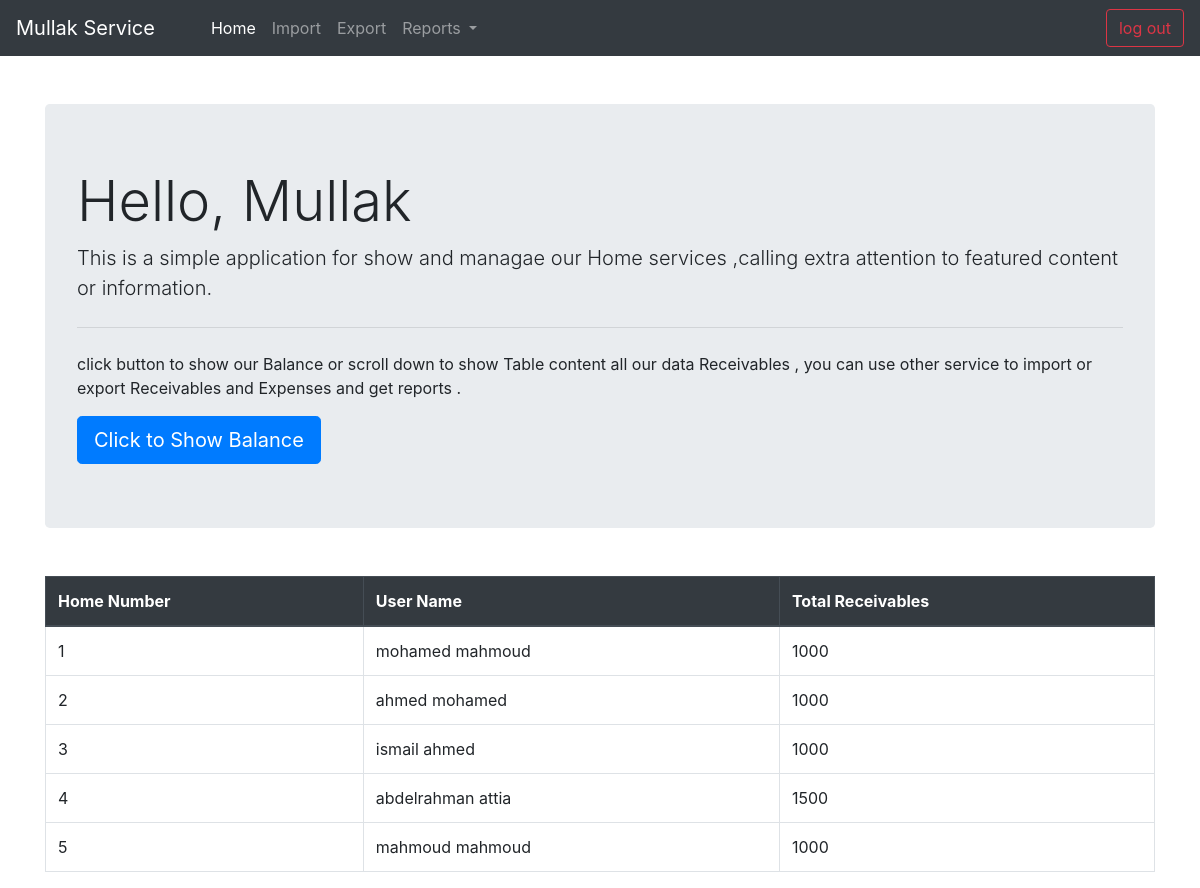
Screenshot of /home.php (signed in) with the database file from the repository.
### tables this page shows
CREATE TABLE `import` (
  `i_id` int(11) NOT NULL,
  `i_desc` varchar(255) NOT NULL,
  `amount` int(11) NOT NULL,
  `create_at` timestamp NOT NULL DEFAULT current_timestamp() ON UPDATE current_timestamp(),
  `create_date` date NOT NULL DEFAULT current_timestamp(),
  `user_id` int(11) NOT NULL
);

CREATE TABLE `users` (
  `user_id` int(11) NOT NULL,
  `username` varchar(255) NOT NULL,
  `pass` varchar(255) NOT NULL,
  `is_admin` tinyint(1) NOT NULL DEFAULT 0,
  `home_no` int(11) NOT NULL
);

### home.php (the view, shortened to what this page needs)
<!DOCTYPE html>
<html lang="en">
<head>
    <link rel="stylesheet" href="https://stackpath.bootstrapcdn.com/bootstrap/4.4.1/css/bootstrap.min.css">
</head>
<body>
    <?php
        include "connection.php";
        if(isset($_SESSION["username"]))
        {
            include "navbar.php";
            $newbalance=new totalamount();
            $balance=$newbalance->i_amount();
            $all=new views();
            $data=$all->all();
     ?>
        <section id="jump" class="mt-5">
            <div class="container">
                <div class="jumbotron">
                    <h1 class="display-4">Hello, Mullak</h1>
                    <p class="lead">This is a simple application for show and managae our Home services ,calling extra attention to featured content or information.</p>
                    <hr class="my-4">
                    <p>click button to show our Balance or scroll down to show Table content all our data Receivables , you can use other service to import or export Receivables and Expenses and get reports .</p>
                    <button type="button" class="btn btn-lg btn-primary popover-dismiss" data-toggle="popover" title="Balance" data-content="<?php echo $balance;?>  L.E">Click to Show Balance</button>
                </div>
            </div>
        </section>
                        <section id="table" class="mt-5">
                            <div class="container">
                                <table class="table table-bordered">
                                    <thead class="thead-dark">
                                        <tr>
                                        <th scope="col">Home Number</th>
                                        <th scope="col">User Name</th>
                                        <th scope="col">Total Receivables</th>
                                        </tr>
                                    </thead>
                                    <tbody>
                                        <?php
                                            if ($data->num_rows > 0) {
                                                while($row = $data->fetch_assoc()) {
                                                    echo "<tr>
                                                    <td>". $row["home_no"]."</td>
                                                    <td>". $row["username"]."</td>
                                                    <td>". $row["sum(import.amount)"]."</td>";
                                                }
                                            } else {
                                                echo "0 results";
                                            }
                                        ?>
                                    </tbody>
                                </table>
                                </div>
                        </section>
    <?php
        }else {
            header("location:index.php");
        }
    ?>
</body>
</html>

### connection.php (shortened to what this page needs)
<!DOCTYPE html>
<html lang="en">
<head>
    <link href="css/home.css" rel="stylesheet" type="text/css" />
</head>
<body>
    <?php
        class connect_db{
            function __construct()
            {
                $this->servername="localhost";
                $this->username="root";
                $this->password="";
                $this->dbname="mullak_service";
                $this->conn = new mysqli($this->servername, $this->username, $this->password,$this->dbname);
            }
        }
                        ?>
                        <?php
        class totalamount extends connect_db{
            function i_amount()
            {
                $query="SELECT SUM(amount) FROM import";
                $result = $this->conn->query($query);
                if ($result->num_rows > 0) {
                    while($row = $result->fetch_assoc()) {
                       $i_total= $row["SUM(amount)"];
                       return $this->e_amount($i_total);
                    }
                } else {
                    echo "0 results";
                }
            }
            function e_amount($i_total)
            {
                $query="SELECT SUM(e_amount) FROM export";
                $result = $this->conn->query($query);
                if ($result->num_rows > 0) {
                    while($row = $result->fetch_assoc()) {
                       $e_total= $row["SUM(e_amount)"];
                       $total=$i_total-$e_total;
                       if ($total>=0) {
                           return $total;
                       }
                       else {
                           echo "result less than zero";
                       }
                    }
                } else {
                    echo "0 results";
                }
            }
        }
        class views extends connect_db
        {
            function all()
            {
                $query="SELECT users.*,import.*,sum(import.amount)FROM users LEFT JOIN import on users.user_id = import.user_id GROUP BY users.home_no";
                $result = $this->conn->query($query);
                return $result;
            }
        }
    ?>
</body>
</html>

### navbar.php (shortened to what this page needs)
<section id="navbar" class="mb-5">
        <nav class="navbar navbar-expand-lg navbar-dark bg-dark">
    <a class="navbar-brand mr-5" href="home.php">Mullak Service</a>
    <div class="collapse navbar-collapse" id="navbarSupportedContent">
        <ul class="navbar-nav mr-auto">
        <li class="nav-item active">
            <a class="nav-link" href="home.php">Home <span class="sr-only">(current)</span></a>
        </li>
        <li class="nav-item">
            <a class="nav-link" href="import.php">Import</a>
        </li>
        <li class="nav-item">
            <a class="nav-link" href="export.php">Export</a>
        </li>
        <li class="nav-item dropdown">
            <a class="nav-link dropdown-toggle" href="#" id="navbarDropdown" role="button" data-toggle="dropdown" aria-haspopup="true" aria-expanded="false">
            Reports
            </a>
        </li>
        </ul>
        <form class="form-inline my-2 my-lg-0" action="logout.php">
        <button class="btn btn-outline-danger my-2 my-sm-0" type="submit">log out</button>
        </form>
    </div>
    </nav>
    </section>

### rows the page displays
import: user.home_no "1", user.username "mohamed mahmoud", sum "1000"
import: user.home_no "2", user.username "ahmed mohamed", sum "1000"
import: user.home_no "3", user.username "ismail ahmed", sum "1000"
import: user.home_no "4", user.username "abdelrahman attia", sum "1500"
import: user.home_no "5", user.username "mahmoud mahmoud", sum "1000"
